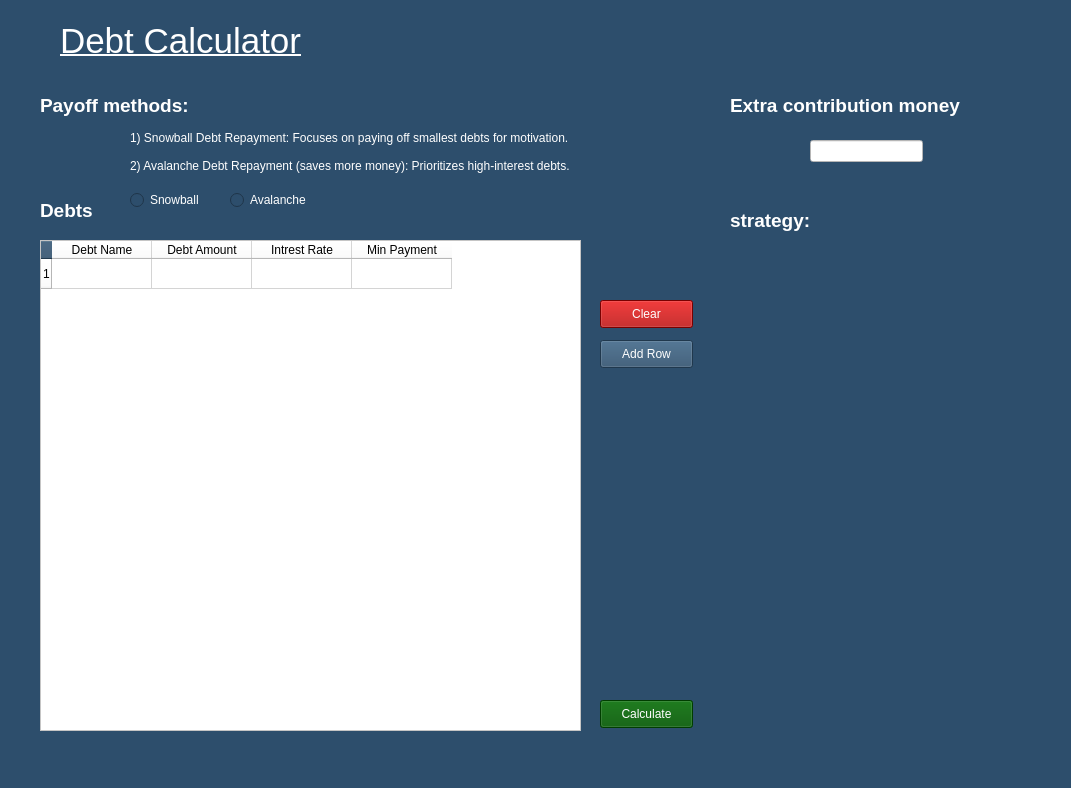
<?xml version="1.0" encoding="UTF-8"?>
<ui version="4.0">
 <class>MainWindow</class>
 <widget class="QMainWindow" name="MainWindow">
  <property name="geometry">
   <rect>
    <x>0</x>
    <y>0</y>
    <width>1071</width>
    <height>788</height>
   </rect>
  </property>
  <property name="windowTitle">
   <string>MainWindow</string>
  </property>
  <property name="styleSheet">
   <string notr="true">background-color: rgb(45, 78, 108);</string>
  </property>
  <widget class="QWidget" name="centralwidget">
   <widget class="QLabel" name="main_label">
    <property name="geometry">
     <rect>
      <x>60</x>
      <y>0</y>
      <width>301</width>
      <height>81</height>
     </rect>
    </property>
    <property name="font">
     <font>
      <pointsize>26</pointsize>
      <underline>true</underline>
     </font>
    </property>
    <property name="styleSheet">
     <string notr="true">color: rgb(255, 255, 255);</string>
    </property>
    <property name="text">
     <string>Debt Calculator</string>
    </property>
   </widget>
   <widget class="QRadioButton" name="avalancherRadioButton">
    <property name="geometry">
     <rect>
      <x>230</x>
      <y>190</y>
      <width>95</width>
      <height>20</height>
     </rect>
    </property>
    <property name="styleSheet">
     <string notr="true">color: rgb(255, 255, 255);</string>
    </property>
    <property name="text">
     <string>Avalanche</string>
    </property>
   </widget>
   <widget class="QRadioButton" name="snowballRadioButton">
    <property name="geometry">
     <rect>
      <x>130</x>
      <y>190</y>
      <width>95</width>
      <height>20</height>
     </rect>
    </property>
    <property name="styleSheet">
     <string notr="true">color: rgb(255, 255, 255);</string>
    </property>
    <property name="text">
     <string>Snowball</string>
    </property>
   </widget>
   <widget class="QTableWidget" name="debt_table">
    <property name="geometry">
     <rect>
      <x>40</x>
      <y>240</y>
      <width>541</width>
      <height>491</height>
     </rect>
    </property>
    <property name="styleSheet">
     <string notr="true">border-color: rgb(255, 255, 255);
background-color: rgb(255, 255, 255);</string>
    </property>
    <row>
     <property name="text">
      <string>1</string>
     </property>
    </row>
    <column>
     <property name="text">
      <string>Debt Name</string>
     </property>
    </column>
    <column>
     <property name="text">
      <string>Debt Amount</string>
     </property>
    </column>
    <column>
     <property name="text">
      <string>Intrest Rate</string>
     </property>
    </column>
    <column>
     <property name="text">
      <string>Min Payment</string>
     </property>
    </column>
   </widget>
   <widget class="QPushButton" name="addPushButton">
    <property name="geometry">
     <rect>
      <x>600</x>
      <y>340</y>
      <width>93</width>
      <height>28</height>
     </rect>
    </property>
    <property name="styleSheet">
     <string notr="true">color: rgb(255, 255, 255);</string>
    </property>
    <property name="text">
     <string>Add Row</string>
    </property>
   </widget>
   <widget class="QPushButton" name="calculatePushButton">
    <property name="geometry">
     <rect>
      <x>600</x>
      <y>700</y>
      <width>93</width>
      <height>28</height>
     </rect>
    </property>
    <property name="styleSheet">
     <string notr="true">color: rgb(255, 255, 255);
background-color: rgb(0, 85, 0);</string>
    </property>
    <property name="text">
     <string>Calculate</string>
    </property>
   </widget>
   <widget class="QPushButton" name="clearPushButton">
    <property name="geometry">
     <rect>
      <x>600</x>
      <y>300</y>
      <width>93</width>
      <height>28</height>
     </rect>
    </property>
    <property name="styleSheet">
     <string notr="true">color: rgb(255, 255, 255);
background-color: rgb(170, 0, 0);</string>
    </property>
    <property name="text">
     <string>Clear</string>
    </property>
   </widget>
   <widget class="QLabel" name="avalanche_label">
    <property name="geometry">
     <rect>
      <x>130</x>
      <y>150</y>
      <width>481</width>
      <height>31</height>
     </rect>
    </property>
    <property name="styleSheet">
     <string notr="true">color: rgb(255, 255, 255);</string>
    </property>
    <property name="text">
     <string>2) Avalanche Debt Repayment (saves more money): Prioritizes high-interest debts.</string>
    </property>
   </widget>
   <widget class="QLabel" name="snowball_label">
    <property name="geometry">
     <rect>
      <x>130</x>
      <y>130</y>
      <width>481</width>
      <height>16</height>
     </rect>
    </property>
    <property name="styleSheet">
     <string notr="true">color: rgb(255, 255, 255);</string>
    </property>
    <property name="text">
     <string>1) Snowball Debt Repayment: Focuses on paying off smallest debts for motivation.</string>
    </property>
   </widget>
   <widget class="QLabel" name="label_2">
    <property name="geometry">
     <rect>
      <x>40</x>
      <y>90</y>
      <width>251</width>
      <height>31</height>
     </rect>
    </property>
    <property name="font">
     <font>
      <pointsize>14</pointsize>
      <weight>75</weight>
      <bold>true</bold>
     </font>
    </property>
    <property name="styleSheet">
     <string notr="true">color: rgb(255, 255, 255);</string>
    </property>
    <property name="text">
     <string>Payoff methods:</string>
    </property>
   </widget>
   <widget class="QLabel" name="label_3">
    <property name="geometry">
     <rect>
      <x>40</x>
      <y>200</y>
      <width>71</width>
      <height>21</height>
     </rect>
    </property>
    <property name="font">
     <font>
      <pointsize>14</pointsize>
      <weight>75</weight>
      <bold>true</bold>
     </font>
    </property>
    <property name="styleSheet">
     <string notr="true">color: rgb(255, 255, 255);</string>
    </property>
    <property name="text">
     <string>Debts</string>
    </property>
   </widget>
   <widget class="QLabel" name="label_4">
    <property name="geometry">
     <rect>
      <x>730</x>
      <y>90</y>
      <width>301</width>
      <height>31</height>
     </rect>
    </property>
    <property name="font">
     <font>
      <pointsize>14</pointsize>
      <weight>75</weight>
      <bold>true</bold>
     </font>
    </property>
    <property name="styleSheet">
     <string notr="true">color: rgb(255, 255, 255);</string>
    </property>
    <property name="text">
     <string>Extra contribution money</string>
    </property>
   </widget>
   <widget class="QLineEdit" name="extra_money">
    <property name="geometry">
     <rect>
      <x>810</x>
      <y>140</y>
      <width>113</width>
      <height>22</height>
     </rect>
    </property>
    <property name="styleSheet">
     <string notr="true">background-color: rgb(255, 255, 255);</string>
    </property>
   </widget>
   <widget class="QLabel" name="label_5">
    <property name="geometry">
     <rect>
      <x>730</x>
      <y>200</y>
      <width>111</width>
      <height>41</height>
     </rect>
    </property>
    <property name="font">
     <font>
      <pointsize>14</pointsize>
      <weight>75</weight>
      <bold>true</bold>
     </font>
    </property>
    <property name="styleSheet">
     <string notr="true">color: rgb(255, 255, 255);</string>
    </property>
    <property name="text">
     <string>strategy:</string>
    </property>
   </widget>
  </widget>
  <widget class="QStatusBar" name="statusbar"/>
 </widget>
 <resources/>
 <connections>
  <connection>
   <sender>clearPushButton</sender>
   <signal>clicked()</signal>
   <receiver>debt_table</receiver>
   <slot>clearContents()</slot>
   <hints>
    <hint type="sourcelabel">
     <x>1004</x>
     <y>469</y>
    </hint>
    <hint type="destinationlabel">
     <x>744</x>
     <y>372</y>
    </hint>
   </hints>
  </connection>
 </connections>
</ui>
